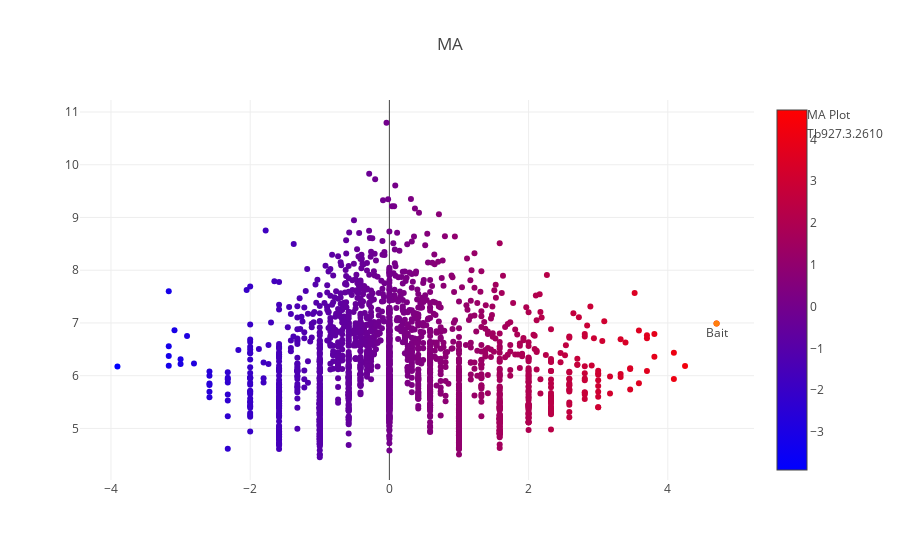

Here is the notebook cell this chart was saved with:
### Code cell
#interactive plot
trace_1 = go.Scatter(
    x=df_lf2.log2_DEAC2,
    y=df_lf2.log10_int,
    mode='markers',
    name='MA Plot',
    text = [a + ' ' +b for a,b in zip(df_lf2.index.values, df_lf2.Gene_desc)],
    hoverinfo = 'text',
    marker=dict(
        #size=16,
        color = df_lf2.log2_DEAC2, #set color equal to a variable
        colorscale='Bluered',
        showscale=True
    )
)

annot_1 = go.Scatter(
    x=[df_lf2.log2_DEAC2.loc['Tb927.3.2610']],
    y=[df_lf2.log10_int.loc['Tb927.3.2610']],
    mode='markers+text',
    name='Tb927.3.2610',
    text=['Bait'],
    textposition='bottom center'
)




layout = dict(title='MA')


fig = go.Figure(data=[trace_1, annot_1], 
                layout=layout)
iplot(fig, filename='test')

### Figure 1 — Plotly figure (JSON) as saved in the notebook; plotly's stock layout.template omitted (floating-point values rounded to 4 significant figures; data arrays with more than 128 entries replaced by an {"elided": "..."} marker saying what was removed)
{"data": [{"hoverinfo": "text", "marker": {"color": {"elided": "2059 float values"}, "colorscale": "Bluered", "showscale": true}, "mode": "markers", "name": "MA Plot", "text": {"elided": "2059 str values"}, "type": "scatter", "uid": "1e8fa0b0-a781-11e8-bca1-005056c00008", "x": {"elided": "2059 float values"}, "y": {"elided": "2059 float values"}}, {"mode": "markers+text", "name": "Tb927.3.2610", "text": ["Bait"], "textposition": "bottom center", "type": "scatter", "uid": "1e8fa0b1-a781-11e8-ab51-005056c00008", "x": [4.7], "y": [6.989]}], "layout": {"title": "MA"}}
